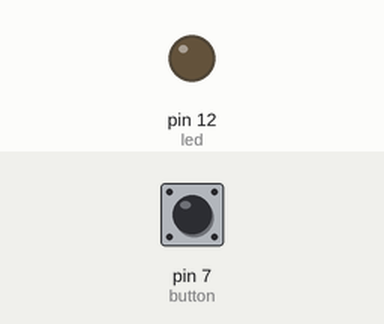
This sketch was run on a simulated Arduino Uno, built with avr-gcc and run on an emulated ATmega328P. Parts: output pins drawn as LEDs (lit = HIGH). The inputs (shaded band) are chosen by the test bench; at power-on: pin 7 (button) HIGH.

Above: at 1.2 s.
1.3 s: pin 7 (button) pulled LOW for 0.15 s
At 1.37 s:
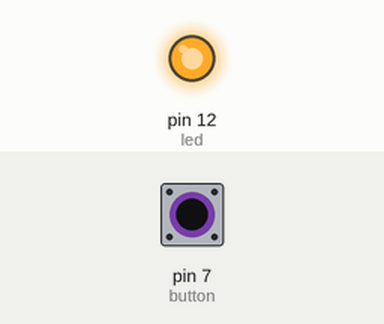
2.9 s: pin 7 (button) pulled LOW for 3.2 s
At 6.4 s:
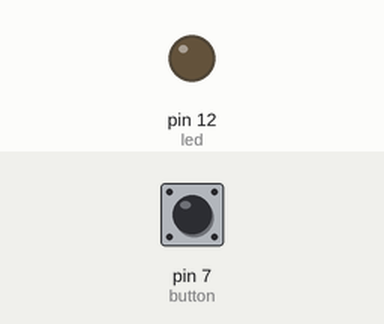
Timing chart, 0 to 7.9 s (numbered marks = the images above; inputs shaded):
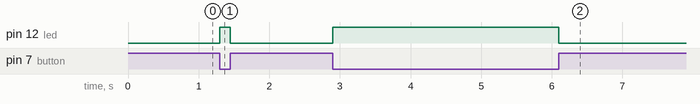

The sketch:

Push_Button.ino
```cpp
int button = 7;
int led = 12;

void setup()
{
  //Serial.begin(9600);
  pinMode(button,INPUT_PULLUP);
  pinMode(led,OUTPUT);
}
void loop()
{
  int a = digitalRead(button);
  if(a==HIGH)
  digitalWrite(led,LOW);
  else
  digitalWrite(led,HIGH);
  //Serial.println(brightness);
}
```

Measured:
- after the input at 1.3 s, pin 12 (led): LOW → HIGH at once, → LOW 0.15 s later
- after the input at 2.9 s, pin 12 (led): LOW → HIGH at once, → LOW 3.2 s later
